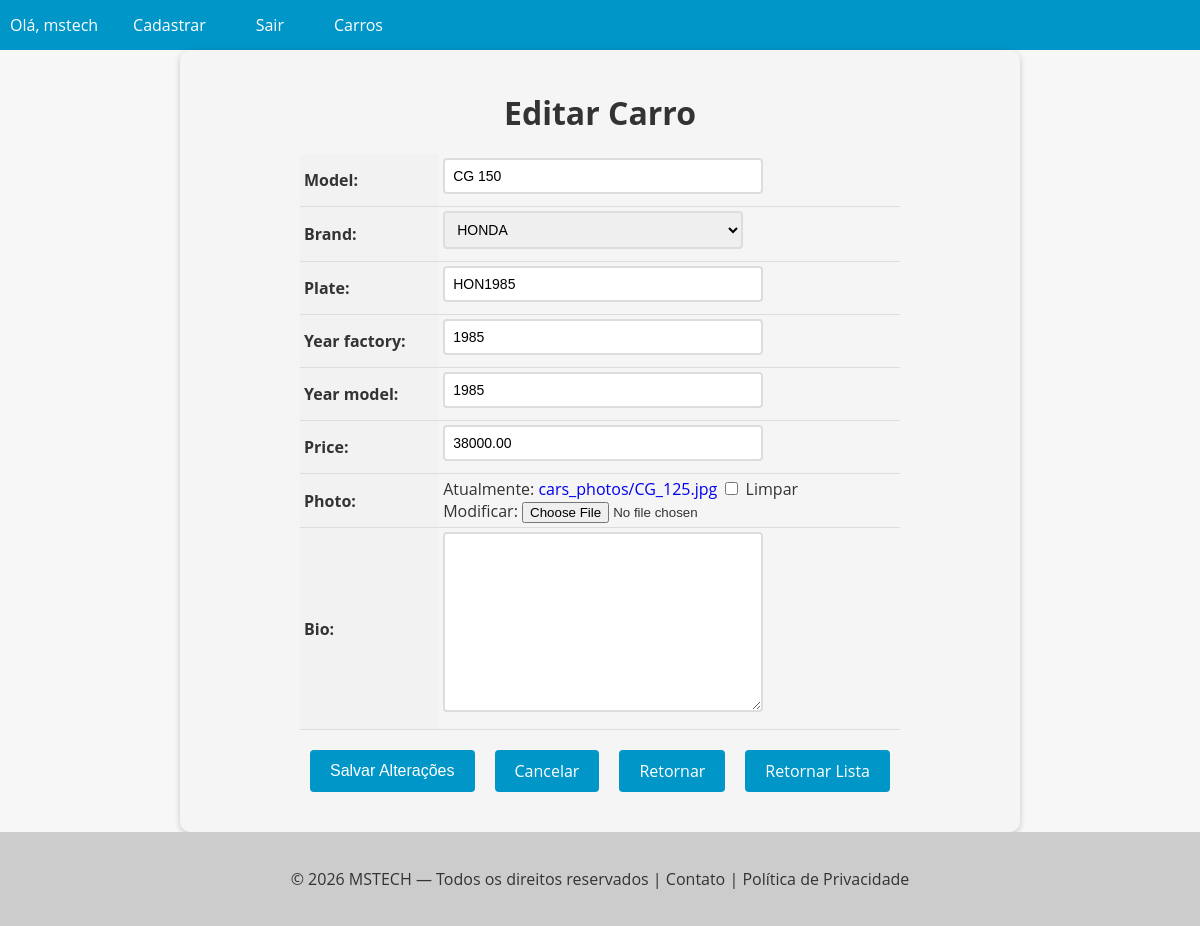
/car/16/update/ (signed in), run on an earlier commit of the app's database.
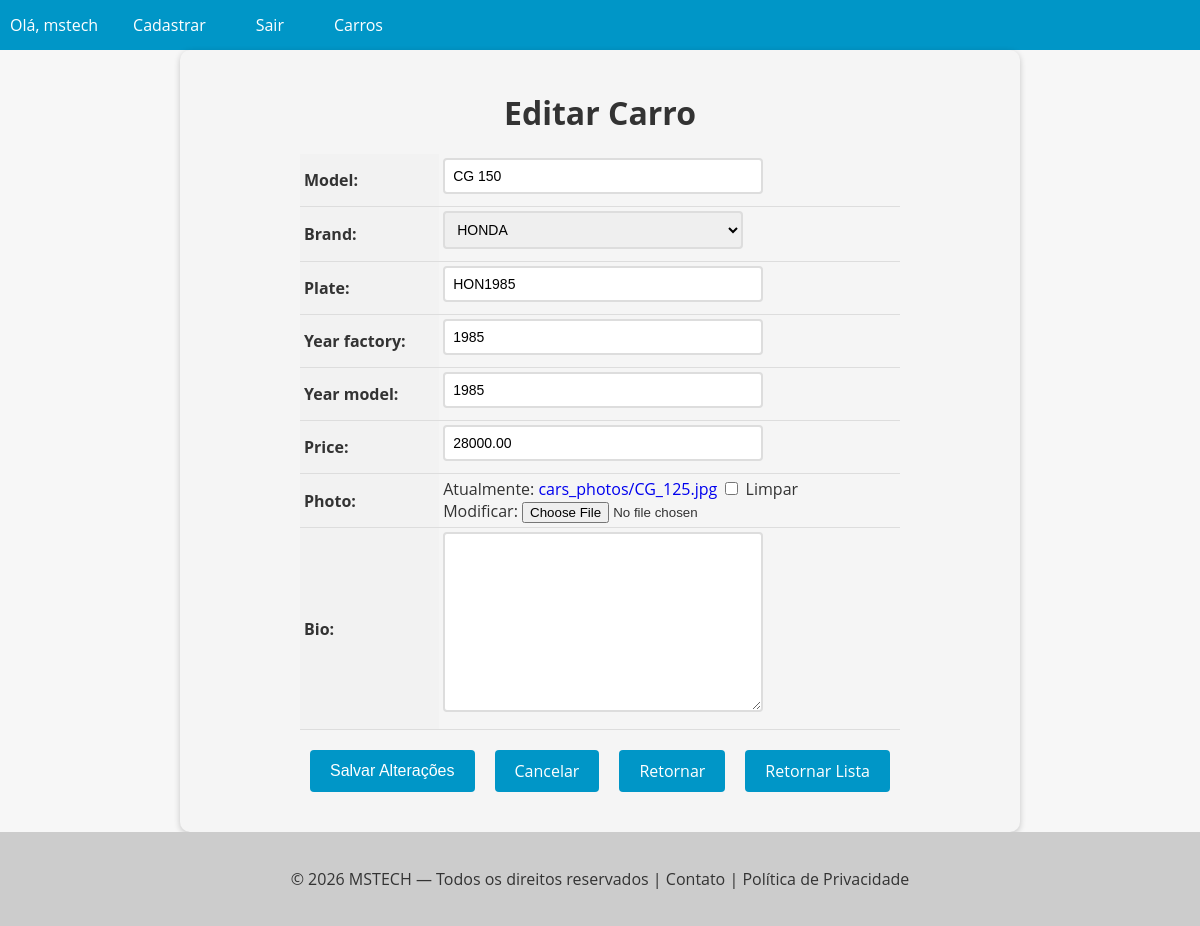
And on a later commit of the database.
### cars/models.py (models this page shows, shortened)
class Car(models.Model):
    id = models.AutoField(primary_key=True)
    model = models.CharField(max_length=100)
    brand = models.ForeignKey(Brand, on_delete=models.PROTECT, related_name='car_brand')
    plate = models.CharField(max_length=10, blank=True, null=True)
    year_factory = models.IntegerField(blank=True, null=True)
    year_model = models.IntegerField(blank=True, null=True)
    price = models.DecimalField(max_digits=10, decimal_places=2, blank=True, null=True)
    photo = models.ImageField(upload_to='cars_photos/', blank=True, null=True)
    bio = models.TextField(blank=True, null=True)

### cars/views.py (the view, shortened to what this page needs)
# urls.py: path('car/<int:pk>/update/', CarUpdateView.as_view(), name='car_update'),
@method_decorator(login_required(login_url='login'), name='dispatch')
class CarUpdateView(UpdateView):
    model = Car
    form_class = CarModelForm
    template_name = 'car_update.html'

### cars/forms.py (shortened to what this page needs)
class CarModelForm(forms.ModelForm):
    class Meta:
        model = Car
        fields = '__all__'

### cars/models.py (called while the page is built)
    def __str__(self):
        return self.name

### cars/templates/car_update.html (shortened to what this page needs)
{% extends "base.html" %}
{% block content %}
  <form method="post" enctype="multipart/form-data">
    <h1>Editar Carro</h1>
    <table>
      {{ form.as_table }}
    </table>
    <div>
      <div class="buttons-container">
        <input type="submit" value="Salvar Alterações" class="btn btn-primary">
        <a href="{% url 'car_detail' pk=object.pk %}" class="btn btn-secondary">Cancelar</a>
        <a href="{% url 'car_detail' pk=object.pk %}" class="btn btn-secondary">Retornar</a>
        <a href="{% url 'cars_list' %}" class="btn btn-secondary">Retornar Lista</a>
      </div>
    </div>
  </form>
{% endblock %}

What changed in the data, as far as the page shows it:
changed Car "CG 150": price "38000.00" → "28000.00"
